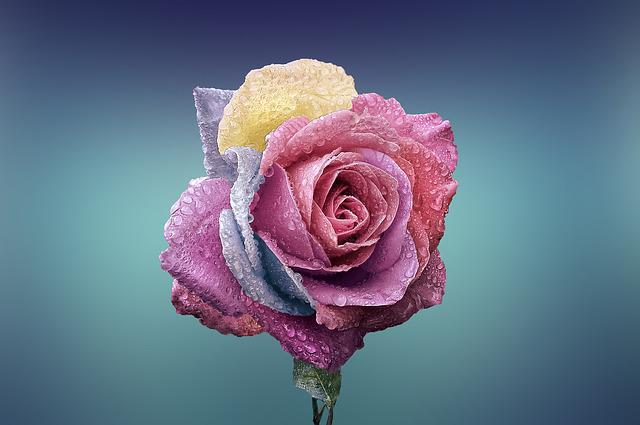
#> input picture CV/Practical 3/_rose.jpg, 640 x 425 px, found by its file name
$ python Low_Pass.py
#> lines starting #> are read from the running program, lines starting #| are printed output that depends on the picture
import cv2
import numpy as np
import matplotlib.pyplot as plt
input_image_path = 'E:\AJ Code\Paython\CV\Practical 3\_rose.jpg'
try:
    original_image = cv2.imread(input_image_path)
#> original_image is the input picture: shape (425, 640, 3); mean B, G, R 132.9, 112.1, 101.1
    if original_image is None:
        raise Exception("Failed to load the image.")
except FileNotFoundError:
    print(f"Error: The file '{input_image_path}' was not found.")
    exit(1)
gray_image = cv2.cvtColor(original_image, cv2.COLOR_BGR2GRAY)
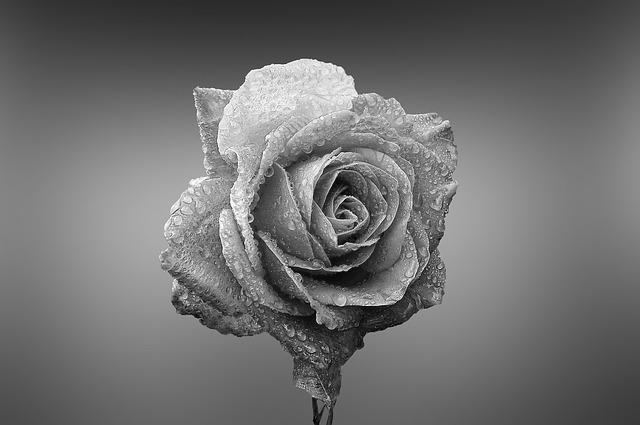
#> gray_image: shape (425, 640); min 1, max 254, mean 111.2
kernel_size = (5, 5)
blurred_image = cv2.GaussianBlur(gray_image, kernel_size, 0)
hist_original = cv2.calcHist([gray_image], [0], None, [256], [0, 256])
#> hist_original = 256 values, max 3322 at index 125, min 0 at index 0, mean 1062.5
hist_filtered = cv2.calcHist([blurred_image], [0], None, [256], [0, 256])
#> hist_filtered = 256 values, max 3325 at index 125, min 0 at index 0, mean 1062.5
plt.figure(figsize=(12, 4))
plt.subplot(121)
plt.title("Histogram before Filtering")
plt.xlabel("Pixel Value")
plt.ylabel("Frequency")
plt.xlim([0, 256])
plt.plot(hist_original)
plt.subplot(122)
plt.title("Histogram after Filtering")
plt.xlabel("Pixel Value")
plt.ylabel("Frequency")
plt.xlim([0, 256])
plt.plot(hist_filtered)
plt.tight_layout()
plt.show()
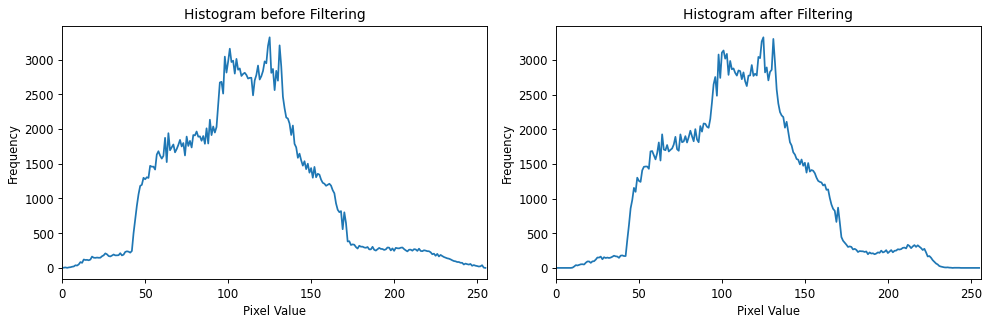
#> figure drawn by matplotlib, 2 panels; panel 1: curve peaks at x = 125, y = 3322; panel 2: curve peaks at x = 125, y = 3325
cv2.imshow('Original Image', gray_image)
cv2.imshow('Filtered Image', blurred_image)
cv2.waitKey(0)
cv2.destroyAllWindows()
